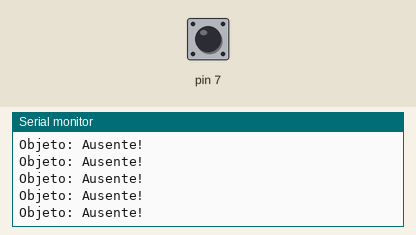
Simulated run of this sketch. Board: Arduino Uno, built with avr-gcc and run on an emulated ATmega328P. Parts: the last lines printed to the serial monitor. Inputs (shaded band) come from the test bench; at power-on: pin 7 HIGH.

Above: at 1.2 s.
1.3 s: pin 7 driven LOW
At 1.8 s:
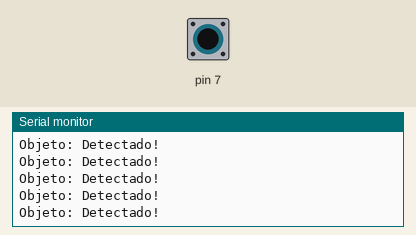
3.3 s: pin 7 pulsed HIGH 2 times (0.12 s each, 0.3 s apart)
6.9 s: pin 7 driven HIGH
At 7.5 s:
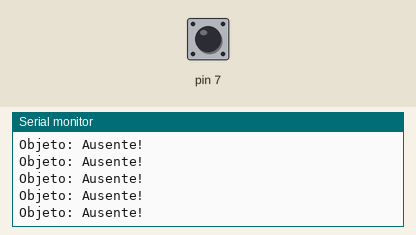
9.9 s: pin 7 driven LOW
At 10.7 s:
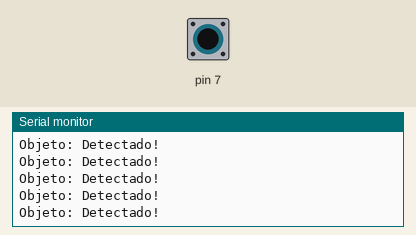
12.9 s: pin 7 driven HIGH
At 13.4 s:
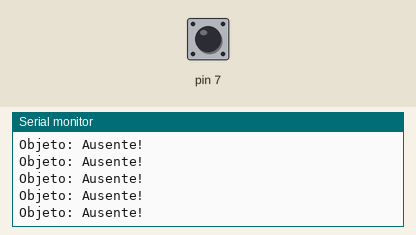
15.9 s: pin 7 driven LOW
At 17.0 s:
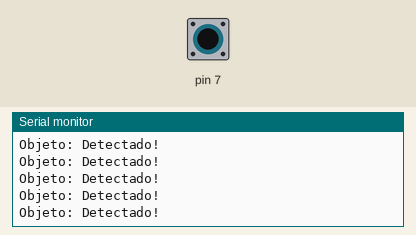

Measured:
- after the input at 1.3 s, the serial monitor: prints a new line after 0.09 s (image 1)
- after the input at 6.9 s, the serial monitor: prints a new line after 0.08 s (image 2)

The sketch:

TCRT5000.ino
```cpp
int objeto =0;
void setup() {
 pinMode(7, INPUT);
 Serial.begin(9600);
}

void loop() {
 objeto = digitalRead(7);
 if(objeto == 0){
   Serial.println("Objeto: Detectado!");
  }
  else{
    Serial.println("Objeto: Ausente!");
    }
}
```
